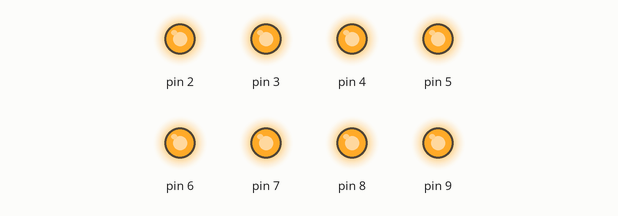
Recording of a sketch running on a simulated Arduino Uno, built with avr-gcc and run on an emulated ATmega328P. On the bench: output pins drawn as LEDs (lit = HIGH).

Above: at 0.1 s.
At 10.1 s:
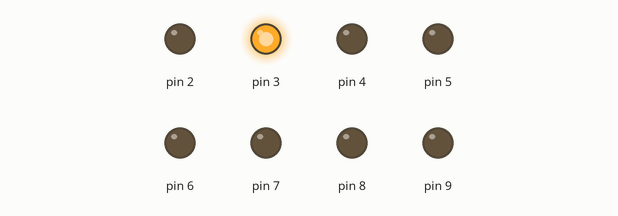
At 21.1 s:
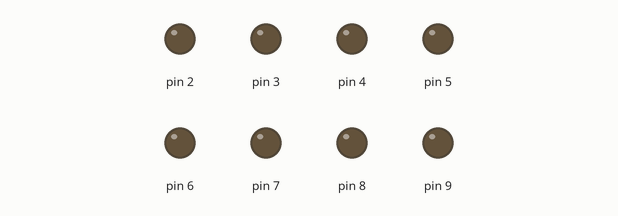
At 22.1 s:
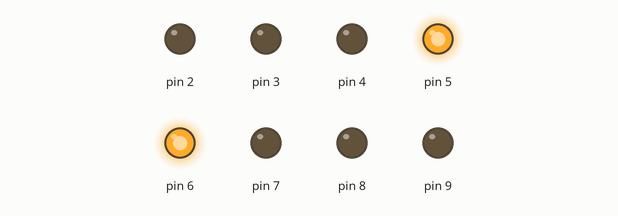
At 24.6 s:
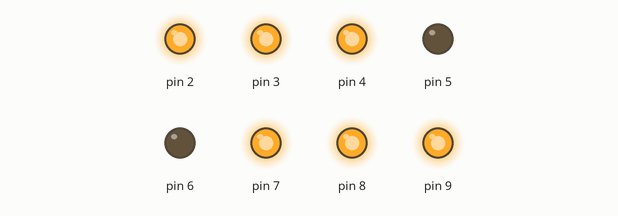
At 39.75 s:
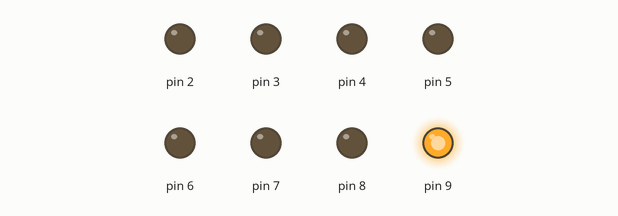
Timing chart, 0 to 40.0 s (numbered marks = the images above):
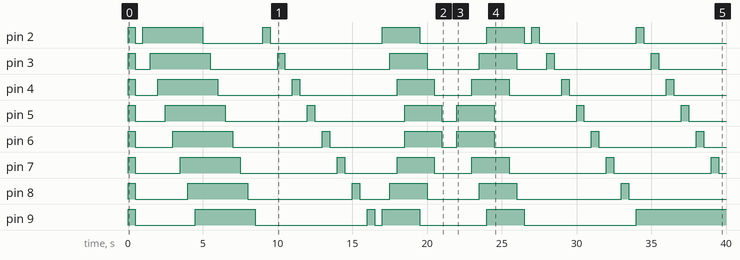

Measured:
- by itself, pin 2: LOW → HIGH at 0.00 s, → LOW 0.50 s later, → HIGH 0.50 s later, → LOW 4.0 s later, … (14 changes in this stretch)
- by itself, pin 3: LOW → HIGH at 0.00 s, → LOW 0.50 s later, → HIGH 1.0 s later, → LOW 4.0 s later, … (14 changes in this stretch)
- by itself, pin 4: LOW → HIGH at 0.00 s, → LOW 0.50 s later, → HIGH 1.5 s later, → LOW 4.0 s later, … (14 changes in this stretch)
- by itself, pin 5: LOW → HIGH at 0.00 s, → LOW 0.50 s later, → HIGH 2.0 s later, → LOW 4.0 s later, … (14 changes in this stretch)
- by itself, pin 6: LOW → HIGH at 0.00 s, → LOW 0.50 s later, → HIGH 2.5 s later, → LOW 4.0 s later, … (14 changes in this stretch)
- by itself, pin 7: LOW → HIGH at 0.00 s, → LOW 0.50 s later, → HIGH 3.0 s later, → LOW 4.0 s later, … (14 changes in this stretch)
- by itself, pin 8: LOW → HIGH at 0.00 s, → LOW 0.50 s later, → HIGH 3.5 s later, → LOW 4.0 s later, … (12 changes in this stretch)
- by itself, pin 9: LOW → HIGH at 0.00 s, → LOW 0.50 s later, → HIGH 4.0 s later, → LOW 4.0 s later, … (11 changes in this stretch)

The sketch:

_i_u_khi_n_8_led___n.ino
```cpp
void setup() {
  for(int i=2;i<=9;i++){
    pinMode(i,OUTPUT);
  }
}

void loop() {
  // 1.led chop tat
  int i,j;
  for(i=2;i<=9;i++){
    digitalWrite(i,HIGH);
  }
  delay(500);
  for(i=2;i<=9;i++){
      digitalWrite(i,LOW);
  }
  delay(500);
  // 2.bat lan luot, tat lan luot
  for(i=2;i<=9;i++){
    digitalWrite(i,HIGH);
    delay(500);
  }
  for(i=2;i<=9;i++){
    digitalWrite(i,LOW);
    delay(500);
  }
  // 3.bat roi tat lan luot
  for(i=2;i<=9;i++){
    digitalWrite(i,HIGH);
    delay(500);
    digitalWrite(i,LOW);
    delay(500);
  }
 // 4.bat va tat led doi xung
 //(18,27,36,45)
  for(i=0;i<=4;i++){
      digitalWrite(i+2,HIGH);
      digitalWrite(9-i,HIGH);
      delay(500);
  }
  for(i=0;i<=4;i++){
    digitalWrite(i+2,LOW);
    digitalWrite(9-i,LOW);
    delay(500);
  }
  //(45,36,27,18)
  for(i=4;i>=0;i--){
    digitalWrite(i+2,HIGH);
    digitalWrite(9-i,HIGH);
    delay(500);
  }
  for(i=4;i>=0;i--){
    digitalWrite(i+2,LOW);
    digitalWrite(9-i,LOW);
    delay(500);
  }
  // 5.led sang don 1->8
  for(i=2;i<=9;i++){
    for(j=2;j<=11-(i+1);j++){
      digitalWrite(j,HIGH);
      delay(500);
      digitalWrite(j,LOW);
      delay(500);
    }
    digitalWrite(11-i,HIGH);
  }
}
```
